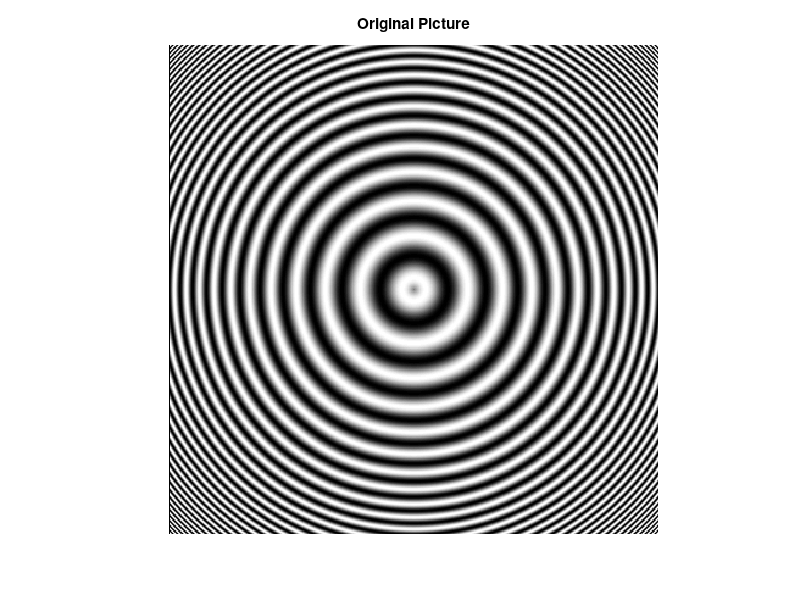

Write MATLAB code to recreate this figure.
clc
close all
clear

r_max = 200*sqrt(2); r_min = 0;
T_max = 40;          T_min = 10;

p=0; 
for m=-200:200
    p=p+1; q=0;
    for n=-200:200
        q=q+1;
        r= sqrt(m^2 + n^2);
        T = ((T_min -T_max)/(r_max - r_min))*r + T_max;
        f(p,q) = sin(2*pi*r/T);
    end
end

figure 
imshow(f,[])
title('Original Picture');
